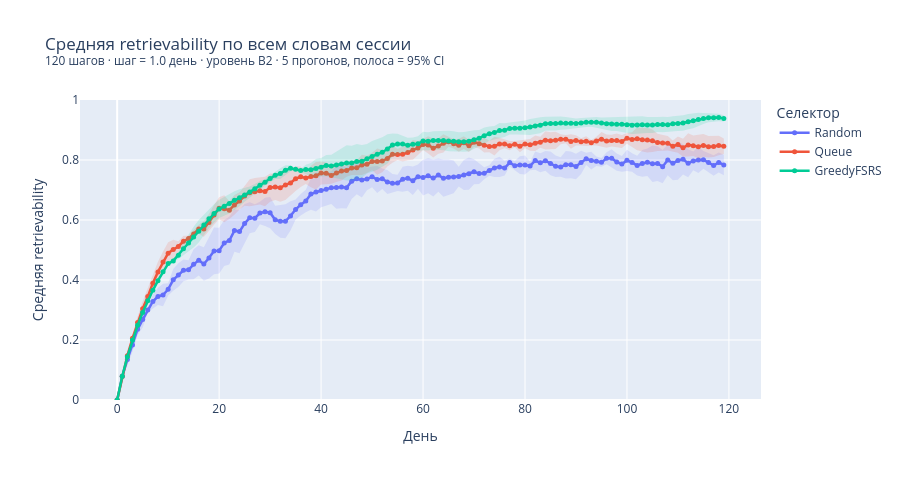

Source (notebook cell):
### Code cell
PALETTE = {
    "Random":     {"line": "#636EFA", "fill": "rgba(99,110,250,0.15)"},
    "Queue":      {"line": "#EF553B", "fill": "rgba(239,85,59,0.15)"},
    "GreedyFSRS": {"line": "#00CC96", "fill": "rgba(0,204,150,0.15)"},
}

fig = go.Figure()

for name in ["Random", "Queue", "GreedyFSRS"]:
    sub = agg[agg["selector"] == name].sort_values("step")
    line_color = PALETTE[name]["line"]
    fill_color = PALETTE[name]["fill"]

    fig.add_trace(go.Scatter(
        x=pd.concat([sub["step"], sub["step"].iloc[::-1]]),
        y=pd.concat([sub["mean"] + sub["ci95"], (sub["mean"] - sub["ci95"]).iloc[::-1]]),
        fill="toself",
        fillcolor=fill_color,
        line=dict(color="rgba(0,0,0,0)"),
        showlegend=False,
        hoverinfo="skip",
    ))

    fig.add_trace(go.Scatter(
        x=sub["step"],
        y=sub["mean"],
        mode="lines+markers",
        name=name,
        line=dict(color=line_color, width=2.5),
        marker=dict(size=5),
    ))

fig.update_layout(
    title=f"Средняя retrievability по всем словам сессии<br>"
          f"<sup>{N_STEPS} шагов · шаг = {STEP_DAYS} день · уровень {LEVEL} · "
          f"{N_SEEDS} прогонов, полоса = 95% CI</sup>",
    xaxis_title="День",
    yaxis_title="Средняя retrievability",
    yaxis=dict(range=[0, 1]),
    height=480,
    legend=dict(title="Селектор"),
)
fig.show()
